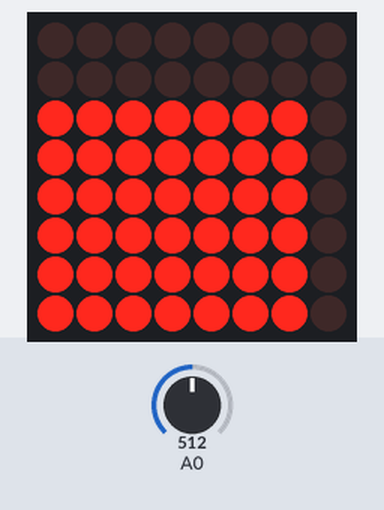
Bench run of a sketch on a simulated Arduino Uno, built with avr-gcc and run on an emulated ATmega328P. Shown: 8×8 LED matrix. Inputs (shaded band) come from the test bench; at power-on: A0 = 512. What the sketch prints to the serial monitor is not drawn.

Above: at 1.2 s.
1.3 s: A0 set to 0
At 2.4 s:
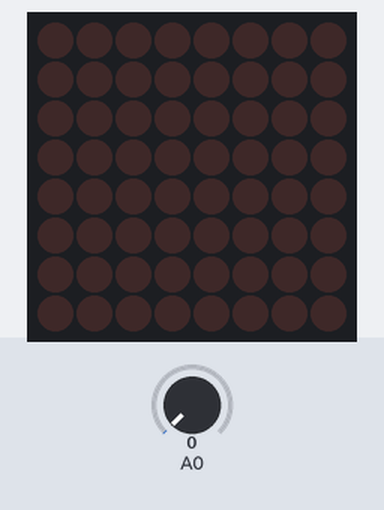
2.8 s: A0 set to 17
At 3.6 s:
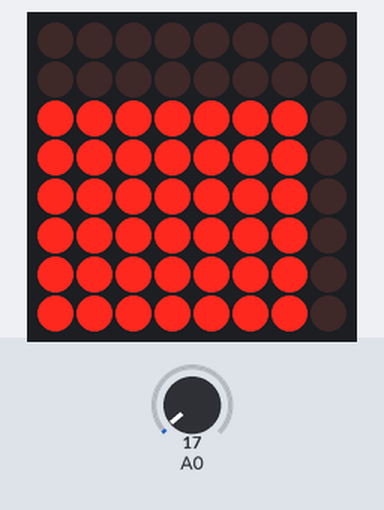
Timing chart, 0 to 5.8 s (numbered marks = the images above; inputs shaded):
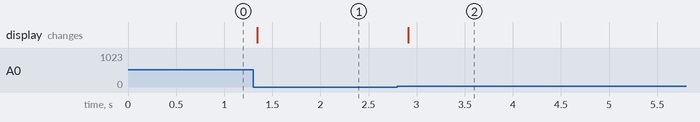

Measured:
- after the input at 1.3 s, the display: changes at once (image 1)
- after the input at 2.8 s, the display: changes after 0.11 s (image 2)

The sketch:

Wave_Meter.ino
```cpp
#include <Wire.h>
#include <Adafruit_GFX.h>
#include "Adafruit_LEDBackpack.h"

Adafruit_8x8matrix matrix = Adafruit_8x8matrix();

byte count = 0;

void setup() {
  Serial.begin(9600);
  Serial.println("8x8 LED Matrix Test");

  matrix.begin(0x70);  // pass in the address
}


void loop() {

 // int val = map(analogRead(A0), 0, 50, 0, 8);
//  Serial.println(val);
  matrix.clear();      // clear display
  for (int j = 0; j < 7; j++) {
    int val = constrain(map(analogRead(A0), 0, 10, 0, 8),0,7);
    for (int i = 0; i < val; i++)
      matrix.drawPixel(j, 8-i, LED_ON);
    matrix.writeDisplay();  // write the changes we just made to the display
    count = (count + 1) % 8;
  }
  delay(100);

  //matrix.setRotation(0);
}
```
